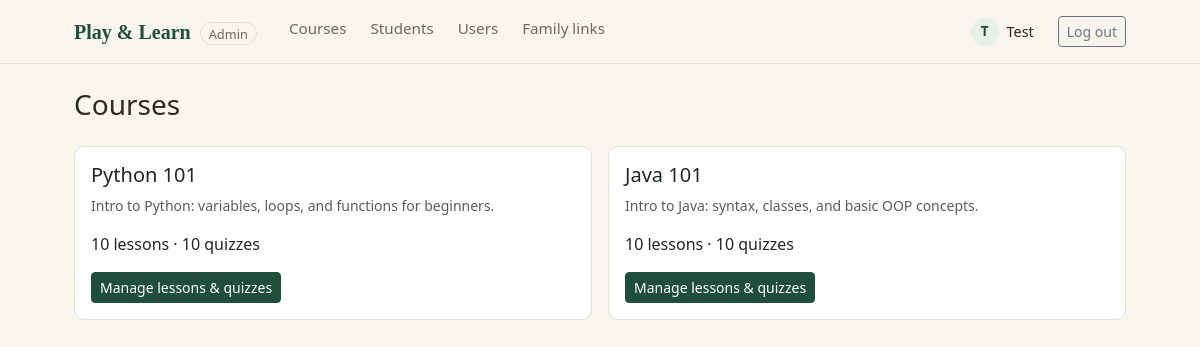
/admin/index.php (signed in), run on the app's committed database.
### tables this page shows
CREATE TABLE `courses` (
  `course_id` int NOT NULL AUTO_INCREMENT,
  `title` varchar(100) NOT NULL,
  `description` text,
  `created_by` int NOT NULL,
  `created_at` timestamp NULL DEFAULT CURRENT_TIMESTAMP,
  PRIMARY KEY (`course_id`),
  KEY `created_by` (`created_by`),
  CONSTRAINT `courses_ibfk_1` FOREIGN KEY (`created_by`) REFERENCES `users` (`user_id`)
);

### admin/index.php (the view, shortened to what this page needs)
<?php
require __DIR__ . '/../config/db.php';
$courses = $pdo->query('
    SELECT c.course_id, c.title, c.description,
           COUNT(DISTINCT l.lesson_id) AS lesson_count,
           COUNT(DISTINCT q.quiz_id)   AS quiz_count
    FROM courses c
    LEFT JOIN lessons l ON l.course_id = c.course_id
    LEFT JOIN quizzes q ON q.lesson_id = l.lesson_id
    GROUP BY c.course_id, c.title, c.description
    ORDER BY c.course_id
')->fetchAll();
require __DIR__ . '/../includes/admin_header.php';
?>
<div class="d-flex justify-content-between align-items-center mb-4">
    <h1 class="h3 mb-0">Courses</h1>
</div>
<div class="row g-3">
    <?php foreach ($courses as $course): ?>
        <div class="col-md-6">
            <div class="card pl-card h-100">
                <div class="card-body">
                    <h2 class="h5"><?= htmlspecialchars($course['title']) ?></h2>
                    <p class="text-muted small"><?= htmlspecialchars($course['description'] ?? '') ?></p>
                    <p class="mb-3">
                        <?= (int) $course['lesson_count'] ?> lesson<?= $course['lesson_count'] == 1 ? '' : 's' ?>
                        &middot;
                        <?= (int) $course['quiz_count'] ?> quiz<?= $course['quiz_count'] == 1 ? '' : 'zes' ?>
                    </p>
                    <a class="btn btn-pl-primary btn-sm"
                       href="/admin/lessons.php?course_id=<?= (int) $course['course_id'] ?>">
                        Manage lessons &amp; quizzes
                    </a>
                </div>
            </div>
        </div>
    <?php endforeach; ?>
</div>
<?php require __DIR__ . '/../includes/footer.php'; ?>

### assets/css/style.css (style rules this page uses)
:root { --pl-cream: #F7F5EE; --pl-green-dark: #1F4E3D; --pl-green-mid: #2F6B4F; --pl-green-pale: #E7EFE6; --pl-border: #DDE3D6; --pl-text: #2B2B26; --pl-text-muted: #6B6A62; }
body { background: var(--pl-cream); color: var(--pl-text); font-family: 'Segoe UI', system-ui, -apple-system, sans-serif; }
.pl-card { background: #fff; border: 1px solid var(--pl-border); border-radius: 10px; }
.btn-pl-primary { background: var(--pl-green-dark); border-color: var(--pl-green-dark); color: #fff; }

### data on the page
courses: title "Python 101", description "Intro to Python: variables, loops, and functions for beginners.", lesson_count "10", quiz_count "10"
courses: title "Java 101", description "Intro to Java: syntax, classes, and basic OOP concepts.", lesson_count "10", quiz_count "10"

### other printed values
substr($user['first_name'] ?? '?', 0, 1) "T"
$user['first_name'] "Test"
